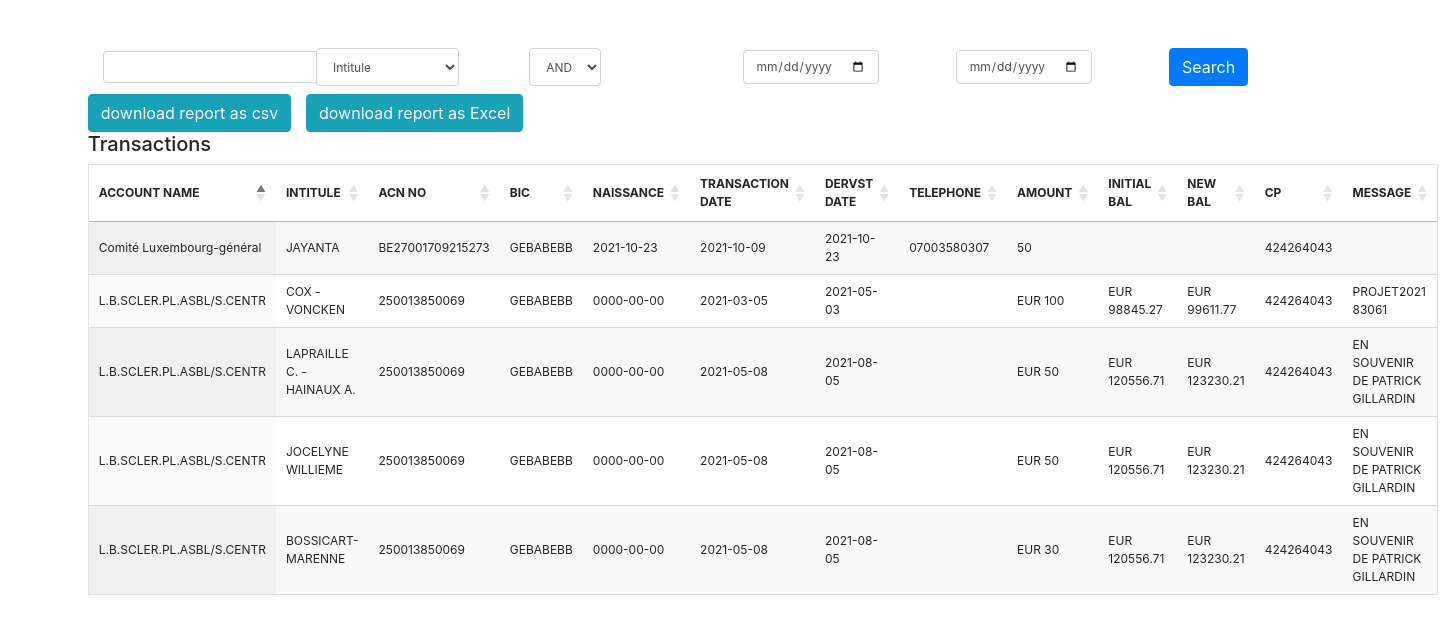
/translist.php, run on an earlier commit of the app's database.
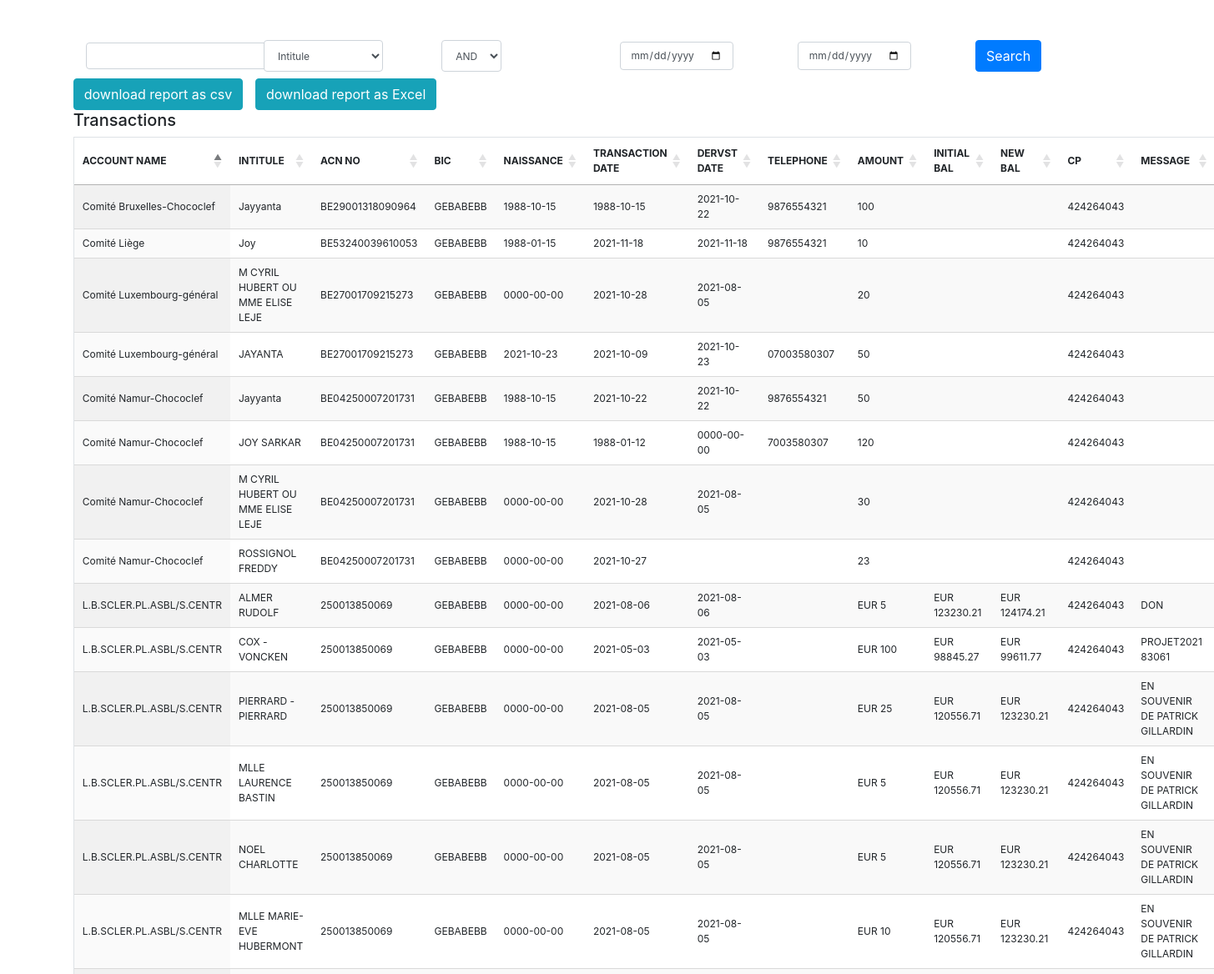
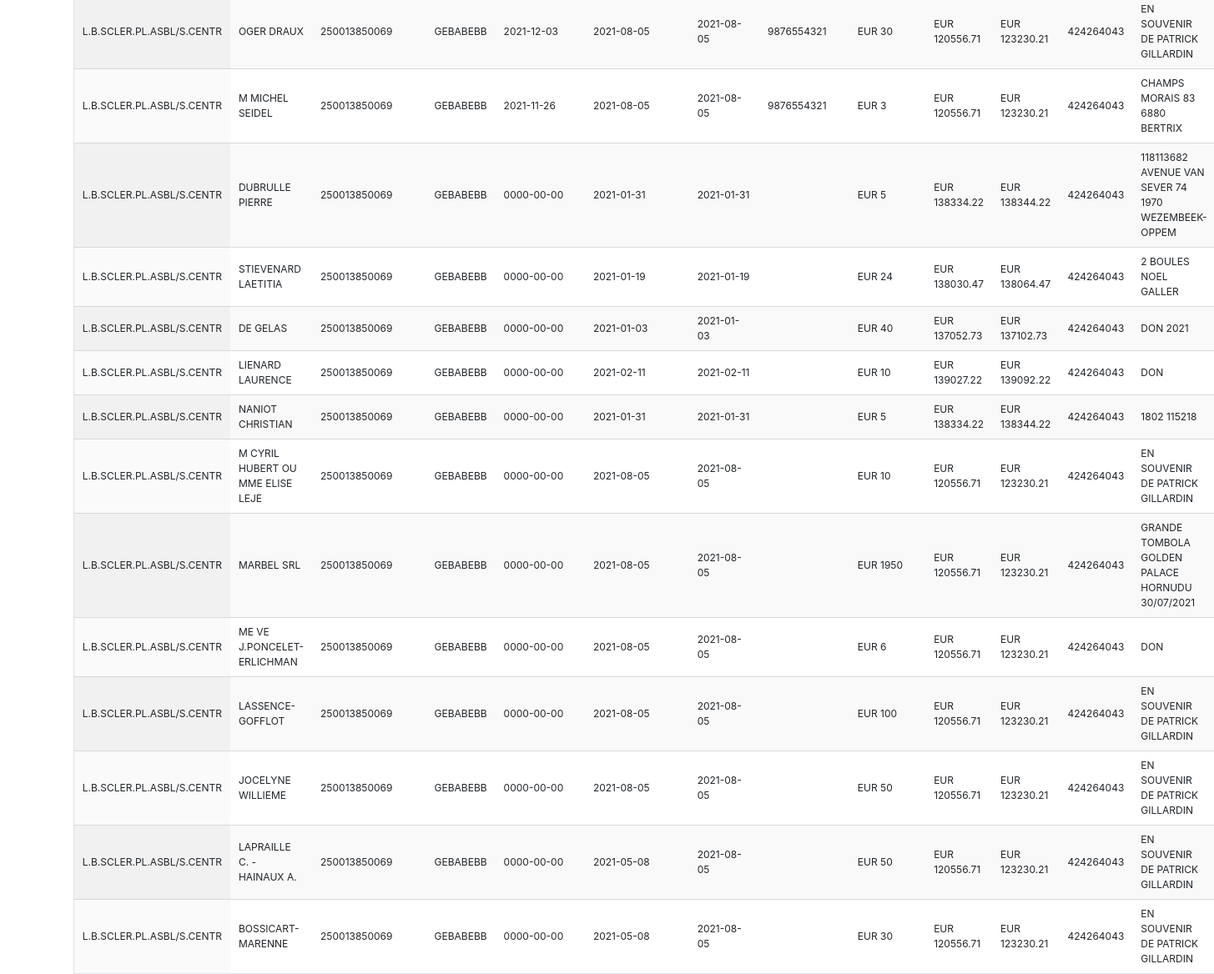
And on a later commit of the database (2 pictures, top to bottom).
### tables this page shows
CREATE TABLE `coda_data` (
  `id` int(11) NOT NULL,
  `coda_filename` varchar(255) NOT NULL,
  `coda_date` date DEFAULT NULL,
  `timezone_type` varchar(255) DEFAULT NULL,
  `timezone` varchar(255) DEFAULT NULL,
  `account_name` varchar(255) DEFAULT NULL,
  `sequence_number` int(50) NOT NULL,
  `bic` varchar(255) DEFAULT NULL,
  `cin` int(25) DEFAULT NULL,
  `account_number` varchar(255) NOT NULL,
  `currency_code` varchar(255) DEFAULT NULL,
  `country_code` varchar(255) DEFAULT NULL,
  `intial_bal` double DEFAULT NULL,
  `new_bal` double DEFAULT NULL,
  `info_msg` text DEFAULT NULL,
  `member_id` int(25) NOT NULL,
  `tr_bic` varchar(255) DEFAULT NULL,
  `tr_date` date DEFAULT NULL,
  `tr_currency` varchar(255) DEFAULT NULL,
  `tr_amount` double DEFAULT NULL,
  `monant` double NOT NULL,
  `tr_sequence` int(50) NOT NULL,
  `tr_msg` text DEFAULT NULL,
  `remarks` text NOT NULL,
  `valuta_date` date DEFAULT NULL,
  `sepadirectdebit` varchar(255) NOT NULL,
  `uploaded_at` date NOT NULL,
  `status` enum('1','0') NOT NULL DEFAULT '1'
);

CREATE TABLE `members` (
  `id` int(10) NOT NULL,
  `intitule` varchar(255) DEFAULT NULL,
  `accno` varchar(255) DEFAULT NULL,
  `diver` varchar(255) DEFAULT NULL,
  `titre` varchar(255) DEFAULT NULL,
  `addresse` text DEFAULT NULL,
  `cp` varchar(255) DEFAULT NULL,
  `localite` varchar(255) DEFAULT NULL,
  `email` varchar(255) DEFAULT NULL,
  `naissance` date DEFAULT NULL,
  `tele` varchar(255) DEFAULT NULL,
  `numero_enterprise` varchar(255) NOT NULL,
  `numero_d_ordre` varchar(255) NOT NULL,
  `communication` varchar(255) NOT NULL,
  `rubans` varchar(255) NOT NULL,
  `newsletter` varchar(255) NOT NULL,
  `newsletter_rcv` varchar(255) NOT NULL,
  `dervst` date DEFAULT NULL,
  `cumulvst` float DEFAULT NULL,
  `status` enum('1','0') NOT NULL DEFAULT '1',
  `last_modified_by` int(25) DEFAULT NULL,
  `created_by` int(25) DEFAULT NULL,
  `create_date` date DEFAULT NULL,
  `last_modified_date` date DEFAULT NULL
);

### translist.php (the view, shortened to what this page needs)
<?php
include 'db_config.php';
?>
<!DOCTYPE html>
<html lang="en">
<head>
    <link rel="stylesheet" href="https://ajax.googleapis.com/ajax/libs/jqueryui/1.12.1/themes/smoothness/jquery-ui.css">
    <link rel="stylesheet" href="https://maxcdn.bootstrapcdn.com/bootstrap/4.0.0/css/bootstrap.min.css">
    <link rel="stylesheet" type="text/css" href="https://cdn.datatables.net/1.11.3/css/jquery.dataTables.min.css" />
</head>
<body>
<div class="container-fluid pt-5" style="width: 90%;">
<div class="row">
<div class="col-sm-12">
        <form name="search" method="post" class="form-inline">
            <div class="col-sm-2">
            <input type="text" value="" name="autocomplete" id="autocomplete" class="form-control">
           </div>
            <div class="col-sm-2">
            <select name="fieldname" id="fieldname" class="form-control" >
                <option value="intitule" selected>Intitule</option>
            </select></div>
            <div class="col-sm-2">
            <select name="relation" id="relation" class="form-control" >
                <option value="AND">AND</option>
            </select></div>
            <div class="col-sm-2">
            <input type="date" value="" name="startd" class="form-control"  placeholder="Enter start transaction date">
            </div>
            <div class="col-sm-2">
            <input type="date" value="" name="endd" class="form-control" placeholder="Enter end transaction date">
            </div>
            <div class="col-sm-2">
            <input type="submit" name="submit"  id="submit" value="Search" class="btn btn-primary">
        </div>
        </form>
</div>
</div>
<div class="row pt-2">
     <div class="col-md-2">
  <a href="downloadcsvreports.php"  class="btn btn-info">download report as csv</a>
     </div>
       <div class="col-md-2">
         <a href="downloadxlsreports.php" class="btn btn-info">download report as Excel</a>
       </div>
    </div>
    <div class="row">
        <div class="col-md-8">
            <h5>Transactions</h5>
   <table id="example" class="display border" style="width:100%">
                <thead>
                <tr>
                    <th width="20%">Account Name</th>
                    <th width="20%">Intitule</th>
                    <th  width="20%">Acn No</th>
                    <th width="10%">Bic</th>
                    <th>NAISSANCE</th>
                    <th width="20%"> Transaction Date</th>
                    <th width="20%"> Dervst Date</th>
                    <th width="5%">Telephone</th>
                    <th width="5%">Amount</th>
                    <th width="5%">Initial Bal</th>
                    <th width="5%">New Bal</th>
                    <th width="5%">CP</th>
                    <th width="5%">Message</th>
                </tr>
                </thead>
                <tbody>
                <?php
                $search="";
                $relation="";
                $searchd="";
                $where="";
           $sq= "SELECT coda_data.id,coda_data.currency_code,coda_data.tr_msg,coda_data.account_name,coda_data.intial_bal,coda_data.new_bal,members.tele,members.dervst,members.naissance,coda_data.cin,members.intitule,coda_data.info_msg,coda_data.valuta_date,coda_data.tr_amount,members.id,coda_data.bic,coda_data.tr_date, coda_data.account_number   FROM coda_data INNER JOIN members ON coda_data.member_id=members.id  $where  $searchd  $relation $search order by coda_data.id desc";
                $res = $pdo->query($sq);
             while($row1 = $res->fetch()){
                ?>
                <tr>
                    <td><?php echo $row1['account_name'];?></td>
                   <td><?php echo $row1['intitule'];?></td>
                    <td><?php echo $row1['account_number'];?></td>
                    <td><?php echo $row1['bic'];?></td>
                    <td><?php echo $row1['naissance'];?></td>
                    <td><?php echo $row1['tr_date'];?></td>
                    <td><?php echo $row1['dervst'];?></td>
                    <td><?php echo $row1['tele'];?></td>
                    <td><?php echo $row1['currency_code'];?> <?php echo $row1['tr_amount'];?></td>
                    <td><?php echo $row1['currency_code'];?> <?php echo $row1['intial_bal'];?></td>
                    <td><?php echo $row1['currency_code'];?> <?php echo $row1['new_bal'];?></td>
                    <td><?php echo $row1['cin'];?></td>
                    <td><?php echo $row1['tr_msg'];?></td>
                </tr>
                <?php
                }?>
                </tbody></table>
</body>
</html>

### translist.php (style rules this page uses)
body { font-size: 0.9rem; }
table.dataTable thead tr th { text-transform: uppercase; font-size: 12px; }
table.dataTable tbody tr td { font-size: 12px; }
.form-control { display: block; width: 100%; padding: .375rem .75rem; font-size: 12px; line-height: 1.5; color: #495057; background-color: #fff; background-clip: padding-box; border: 1px solid #ced4da; border-radius: .25rem; transition: border-color .15s ease-in-out, box-shadow .15s ease-in-out; }

What changed in the data, as far as the page shows it:
removed coda_data: account_name "L.B.SCLER.PL.ASBL/S.CENTR", member.intitule "COX - VONCKEN", account_number "250013850069", bic "GEBABEBB", member.naissance "0000-00-00", tr_date "2021-03-05", member.dervst "2021-05-03", currency_code "EUR", tr_amount "100", intial_bal "98845.27", new_bal "99611.77", cin "424264043", tr_msg "PROJET2021 83061"
removed coda_data: account_name "L.B.SCLER.PL.ASBL/S.CENTR", member.intitule "JOCELYNE WILLIEME", account_number "250013850069", bic "GEBABEBB", member.naissance "0000-00-00", tr_date "2021-05-08", member.dervst "2021-08-05", currency_code "EUR", tr_amount "50", intial_bal "120556.71", new_bal "123230.21", cin "424264043", tr_msg "EN SOUVENIR DE PATRICK GILLARDIN"
added coda_data: account_name "Comité Liège", member.intitule "Joy", account_number "BE53240039610053", bic "GEBABEBB", member.naissance "1988-01-15", tr_date "2021-11-18", member.dervst "2021-11-18", member.tele "9876554321", tr_amount "10", cin "424264043"
added coda_data: account_name "L.B.SCLER.PL.ASBL/S.CENTR", member.intitule "ALMER RUDOLF", account_number "250013850069", bic "GEBABEBB", member.naissance "0000-00-00", tr_date "2021-08-06", member.dervst "2021-08-06", currency_code "EUR", tr_amount "5", intial_bal "123230.21", new_bal "124174.21", cin "424264043", tr_msg "DON"
added coda_data: account_name "L.B.SCLER.PL.ASBL/S.CENTR", member.intitule "COX - VONCKEN", account_number "250013850069", bic "GEBABEBB", member.naissance "0000-00-00", tr_date "2021-05-03", member.dervst "2021-05-03", currency_code "EUR", tr_amount "100", intial_bal "98845.27", new_bal "99611.77", cin "424264043", tr_msg "PROJET2021 83061"
added coda_data: account_name "L.B.SCLER.PL.ASBL/S.CENTR", member.intitule "PIERRARD - PIERRARD", account_number "250013850069", bic "GEBABEBB", member.naissance "0000-00-00", tr_date "2021-08-05", member.dervst "2021-08-05", currency_code "EUR", tr_amount "25", intial_bal "120556.71", new_bal "123230.21", cin "424264043", tr_msg "EN SOUVENIR DE PATRICK GILLARDIN"
added coda_data: account_name "L.B.SCLER.PL.ASBL/S.CENTR", member.intitule "MLLE LAURENCE BASTIN", account_number "250013850069", bic "GEBABEBB", member.naissance "0000-00-00", tr_date "2021-08-05", member.dervst "2021-08-05", currency_code "EUR", tr_amount "5", intial_bal "120556.71", new_bal "123230.21", cin "424264043", tr_msg "EN SOUVENIR DE PATRICK GILLARDIN"
added coda_data: account_name "L.B.SCLER.PL.ASBL/S.CENTR", member.intitule "NOEL CHARLOTTE", account_number "250013850069", bic "GEBABEBB", member.naissance "0000-00-00", tr_date "2021-08-05", member.dervst "2021-08-05", currency_code "EUR", tr_amount "5", intial_bal "120556.71", new_bal "123230.21", cin "424264043", tr_msg "EN SOUVENIR DE PATRICK GILLARDIN"
added coda_data: account_name "L.B.SCLER.PL.ASBL/S.CENTR", member.intitule "MLLE MARIE-EVE HUBERMONT", account_number "250013850069", bic "GEBABEBB", member.naissance "0000-00-00", tr_date "2021-08-05", member.dervst "2021-08-05", currency_code "EUR", tr_amount "10", intial_bal "120556.71", new_bal "123230.21", cin "424264043", tr_msg "EN SOUVENIR DE PATRICK GILLARDIN"
added coda_data: account_name "L.B.SCLER.PL.ASBL/S.CENTR", member.intitule "OGER DRAUX", account_number "250013850069", bic "GEBABEBB", member.naissance "2021-12-03", tr_date "2021-08-05", member.dervst "2021-08-05", member.tele "9876554321", currency_code "EUR", tr_amount "30", intial_bal "120556.71", new_bal "123230.21", cin "424264043", tr_msg "EN SOUVENIR DE PATRICK GILLARDIN"
added coda_data: account_name "L.B.SCLER.PL.ASBL/S.CENTR", member.intitule "M MICHEL SEIDEL", account_number "250013850069", bic "GEBABEBB", member.naissance "2021-11-26", tr_date "2021-08-05", member.dervst "2021-08-05", member.tele "9876554321", currency_code "EUR", tr_amount "3", intial_bal "120556.71", new_bal "123230.21", cin "424264043", tr_msg "CHAMPS MORAIS 83 6880 BERTRIX"
added coda_data: account_name "L.B.SCLER.PL.ASBL/S.CENTR", member.intitule "DUBRULLE PIERRE", account_number "250013850069", bic "GEBABEBB", member.naissance "0000-00-00", tr_date "2021-01-31", member.dervst "2021-01-31", currency_code "EUR", tr_amount "5", intial_bal "138334.22", new_bal "138344.22", cin "424264043", tr_msg "118113682 AVENUE VAN SEVER 74 1970 WEZEMBEEK-OPPEM"
added coda_data: account_name "L.B.SCLER.PL.ASBL/S.CENTR", member.intitule "STIEVENARD LAETITIA", account_number "250013850069", bic "GEBABEBB", member.naissance "0000-00-00", tr_date "2021-01-19", member.dervst "2021-01-19", currency_code "EUR", tr_amount "24", intial_bal "138030.47", new_bal "138064.47", cin "424264043", tr_msg "2 BOULES NOEL GALLER"
added coda_data: account_name "Comité Bruxelles-Chococlef", member.intitule "Jayyanta", account_number "BE29001318090964", bic "GEBABEBB", member.naissance "1988-10-15", tr_date "1988-10-15", member.dervst "2021-10-22", member.tele "9876554321", tr_amount "100", cin "424264043"
added coda_data: account_name "Comité Namur-Chococlef", member.intitule "Jayyanta", account_number "BE04250007201731", bic "GEBABEBB", member.naissance "1988-10-15", tr_date "2021-10-22", member.dervst "2021-10-22", member.tele "9876554321", tr_amount "50", cin "424264043"
added coda_data: account_name "L.B.SCLER.PL.ASBL/S.CENTR", member.intitule "DE GELAS", account_number "250013850069", bic "GEBABEBB", member.naissance "0000-00-00", tr_date "2021-01-03", member.dervst "2021-01-03", currency_code "EUR", tr_amount "40", intial_bal "137052.73", new_bal "137102.73", cin "424264043", tr_msg "DON 2021"
added coda_data: account_name "L.B.SCLER.PL.ASBL/S.CENTR", member.intitule "LIENARD LAURENCE", account_number "250013850069", bic "GEBABEBB", member.naissance "0000-00-00", tr_date "2021-02-11", member.dervst "2021-02-11", currency_code "EUR", tr_amount "10", intial_bal "139027.22", new_bal "139092.22", cin "424264043", tr_msg "DON"
added coda_data: account_name "L.B.SCLER.PL.ASBL/S.CENTR", member.intitule "NANIOT CHRISTIAN", account_number "250013850069", bic "GEBABEBB", member.naissance "0000-00-00", tr_date "2021-01-31", member.dervst "2021-01-31", currency_code "EUR", tr_amount "5", intial_bal "138334.22", new_bal "138344.22", cin "424264043", tr_msg "1802 115218"
added coda_data: account_name "Comité Namur-Chococlef", member.intitule "JOY SARKAR", account_number "BE04250007201731", bic "GEBABEBB", member.naissance "1988-10-15", tr_date "1988-01-12", member.dervst "0000-00-00", member.tele "7003580307", tr_amount "120", cin "424264043"
added coda_data: account_name "L.B.SCLER.PL.ASBL/S.CENTR", member.intitule "M CYRIL HUBERT OU MME ELISE LEJE", account_number "250013850069", bic "GEBABEBB", member.naissance "0000-00-00", tr_date "2021-08-05", member.dervst "2021-08-05", currency_code "EUR", tr_amount "10", intial_bal "120556.71", new_bal "123230.21", cin "424264043", tr_msg "EN SOUVENIR DE PATRICK GILLARDIN"
added coda_data: account_name "Comité Luxembourg-général", member.intitule "M CYRIL HUBERT OU MME ELISE LEJE", account_number "BE27001709215273", bic "GEBABEBB", member.naissance "0000-00-00", tr_date "2021-10-28", member.dervst "2021-08-05", tr_amount "20", cin "424264043"
added coda_data: account_name "Comité Namur-Chococlef", member.intitule "M CYRIL HUBERT OU MME ELISE LEJE", account_number "BE04250007201731", bic "GEBABEBB", member.naissance "0000-00-00", tr_date "2021-10-28", member.dervst "2021-08-05", tr_amount "30", cin "424264043"
added coda_data: account_name "L.B.SCLER.PL.ASBL/S.CENTR", member.intitule "MARBEL SRL", account_number "250013850069", bic "GEBABEBB", member.naissance "0000-00-00", tr_date "2021-08-05", member.dervst "2021-08-05", currency_code "EUR", tr_amount "1950", intial_bal "120556.71", new_bal "123230.21", cin "424264043", tr_msg "GRANDE TOMBOLA GOLDEN PALACE HORNUDU 30/07/2021"
added coda_data: account_name "L.B.SCLER.PL.ASBL/S.CENTR", member.intitule "ME VE J.PONCELET-ERLICHMAN", account_number "250013850069", bic "GEBABEBB", member.naissance "0000-00-00", tr_date "2021-08-05", member.dervst "2021-08-05", currency_code "EUR", tr_amount "6", intial_bal "120556.71", new_bal "123230.21", cin "424264043", tr_msg "DON"
added coda_data: account_name "L.B.SCLER.PL.ASBL/S.CENTR", member.intitule "LASSENCE-GOFFLOT", account_number "250013850069", bic "GEBABEBB", member.naissance "0000-00-00", tr_date "2021-08-05", member.dervst "2021-08-05", currency_code "EUR", tr_amount "100", intial_bal "120556.71", new_bal "123230.21", cin "424264043", tr_msg "EN SOUVENIR DE PATRICK GILLARDIN"
added coda_data: account_name "Comité Namur-Chococlef", member.intitule "ROSSIGNOL FREDDY", account_number "BE04250007201731", bic "GEBABEBB", member.naissance "0000-00-00", tr_date "2021-10-27", tr_amount "23", cin "424264043"
added coda_data: account_name "L.B.SCLER.PL.ASBL/S.CENTR", member.intitule "JOCELYNE WILLIEME", account_number "250013850069", bic "GEBABEBB", member.naissance "0000-00-00", tr_date "2021-08-05", member.dervst "2021-08-05", currency_code "EUR", tr_amount "50", intial_bal "120556.71", new_bal "123230.21", cin "424264043", tr_msg "EN SOUVENIR DE PATRICK GILLARDIN"
